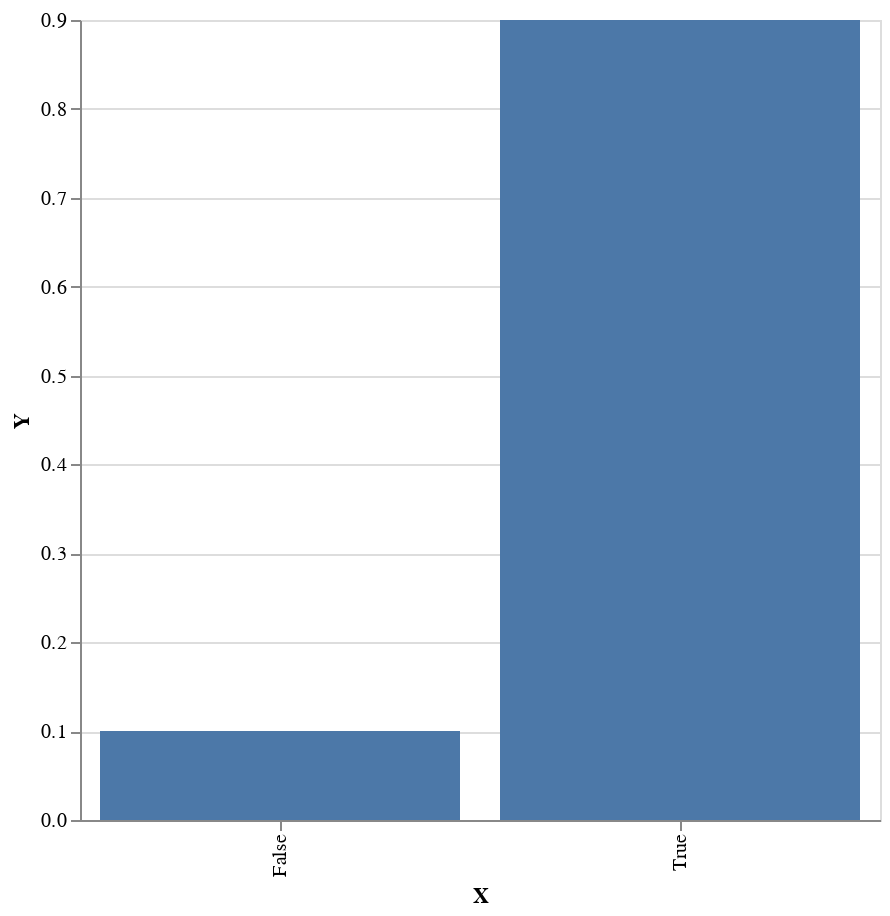

Notebook source saved alongside this figure:
### Markdown cell above
In fact, we could lean even further into the spirit of probabilistic programming, and transform `model` into a distribution over plots, and sample from that:

### Code cell
distributionOverPlots :: MonadSample m => m VegaLiteLab -- the type of plots
distributionOverPlots = plot . fmap (first (pack . show)) . toEmpirical <$> replicateM 10 model

sampler distributionOverPlots

### Figure 1 — Vega-Lite specification as saved in the notebook (floating-point values rounded to 4 significant figures)
{"$schema": "https://vega.github.io/schema/vega-lite/v4.json", "data": {"values": [{"X": "True", "Y": 0.9}, {"X": "False", "Y": 0.1}]}, "encoding": {"x": {"field": "X", "type": "nominal"}, "y": {"field": "Y", "type": "quantitative"}}, "height": 400, "mark": "bar", "width": 400}
